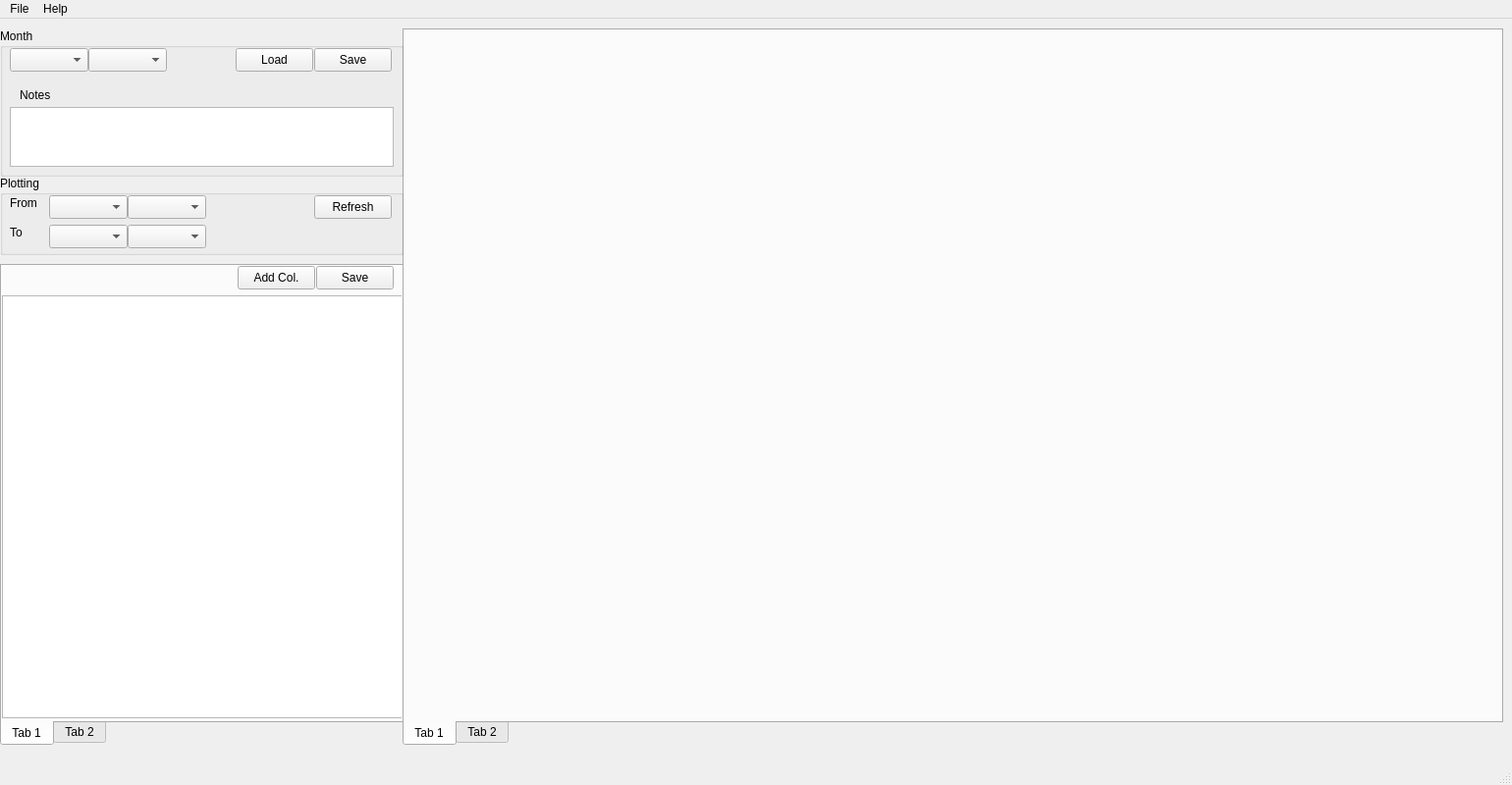
<?xml version="1.0" encoding="UTF-8"?>
<ui version="4.0">
 <author>Orion Miller</author>
 <class>OrionsApp</class>
 <widget class="QMainWindow" name="OrionsApp">
  <property name="geometry">
   <rect>
    <x>0</x>
    <y>0</y>
    <width>1540</width>
    <height>800</height>
   </rect>
  </property>
  <property name="windowTitle">
   <string>MainWindow</string>
  </property>
  <property name="tabShape">
   <enum>QTabWidget::TabShape::Triangular</enum>
  </property>
  <widget class="QWidget" name="centralwidget">
   <widget class="QTabWidget" name="tabWidget">
    <property name="geometry">
     <rect>
      <x>410</x>
      <y>10</y>
      <width>1121</width>
      <height>731</height>
     </rect>
    </property>
    <property name="contextMenuPolicy">
     <enum>Qt::ContextMenuPolicy::DefaultContextMenu</enum>
    </property>
    <property name="tabPosition">
     <enum>QTabWidget::TabPosition::South</enum>
    </property>
    <property name="currentIndex">
     <number>0</number>
    </property>
    <widget class="QWidget" name="tab">
     <property name="toolTip">
      <string>first tab</string>
     </property>
     <property name="toolTipDuration">
      <number>2</number>
     </property>
     <attribute name="title">
      <string>Tab 1</string>
     </attribute>
     <widget class="PlotWidget" name="graphBS1" native="true">
      <property name="geometry">
       <rect>
        <x>10</x>
        <y>10</y>
        <width>641</width>
        <height>341</height>
       </rect>
      </property>
     </widget>
     <widget class="PlotWidget" name="graphBS2" native="true">
      <property name="geometry">
       <rect>
        <x>10</x>
        <y>360</y>
        <width>641</width>
        <height>341</height>
       </rect>
      </property>
     </widget>
     <widget class="PlotWidget" name="graphBS3" native="true">
      <property name="geometry">
       <rect>
        <x>660</x>
        <y>10</y>
        <width>451</width>
        <height>691</height>
       </rect>
      </property>
     </widget>
    </widget>
    <widget class="QWidget" name="tab_2">
     <attribute name="title">
      <string>Tab 2</string>
     </attribute>
     <widget class="PlotWidget" name="graphIE3" native="true">
      <property name="geometry">
       <rect>
        <x>660</x>
        <y>10</y>
        <width>451</width>
        <height>691</height>
       </rect>
      </property>
     </widget>
     <widget class="PlotWidget" name="graphIE1" native="true">
      <property name="geometry">
       <rect>
        <x>10</x>
        <y>10</y>
        <width>641</width>
        <height>341</height>
       </rect>
      </property>
     </widget>
     <widget class="PlotWidget" name="graphIE2" native="true">
      <property name="geometry">
       <rect>
        <x>10</x>
        <y>360</y>
        <width>641</width>
        <height>341</height>
       </rect>
      </property>
     </widget>
    </widget>
   </widget>
   <widget class="QTabWidget" name="tabWidget_2">
    <property name="geometry">
     <rect>
      <x>0</x>
      <y>250</y>
      <width>411</width>
      <height>491</height>
     </rect>
    </property>
    <property name="tabPosition">
     <enum>QTabWidget::TabPosition::South</enum>
    </property>
    <property name="currentIndex">
     <number>0</number>
    </property>
    <widget class="QWidget" name="tab_3">
     <attribute name="title">
      <string>Tab 1</string>
     </attribute>
     <widget class="QTableView" name="tableView">
      <property name="geometry">
       <rect>
        <x>0</x>
        <y>30</y>
        <width>411</width>
        <height>431</height>
       </rect>
      </property>
     </widget>
     <widget class="QPushButton" name="pushButton_addcol">
      <property name="geometry">
       <rect>
        <x>240</x>
        <y>0</y>
        <width>79</width>
        <height>24</height>
       </rect>
      </property>
      <property name="text">
       <string>Add Col.</string>
      </property>
     </widget>
     <widget class="QPushButton" name="pushButton_saveBS">
      <property name="geometry">
       <rect>
        <x>320</x>
        <y>0</y>
        <width>79</width>
        <height>24</height>
       </rect>
      </property>
      <property name="text">
       <string>Save</string>
      </property>
     </widget>
    </widget>
    <widget class="QWidget" name="tab_4">
     <attribute name="title">
      <string>Tab 2</string>
     </attribute>
     <widget class="QComboBox" name="sheetDropdown">
      <property name="geometry">
       <rect>
        <x>0</x>
        <y>0</y>
        <width>151</width>
        <height>24</height>
       </rect>
      </property>
     </widget>
     <widget class="QPushButton" name="sheetLoad">
      <property name="geometry">
       <rect>
        <x>160</x>
        <y>0</y>
        <width>79</width>
        <height>24</height>
       </rect>
      </property>
      <property name="text">
       <string>Load</string>
      </property>
     </widget>
     <widget class="QPushButton" name="sheetSave">
      <property name="geometry">
       <rect>
        <x>320</x>
        <y>0</y>
        <width>79</width>
        <height>24</height>
       </rect>
      </property>
      <property name="text">
       <string>Save</string>
      </property>
     </widget>
     <widget class="QPushButton" name="sheetDelete">
      <property name="geometry">
       <rect>
        <x>240</x>
        <y>0</y>
        <width>79</width>
        <height>24</height>
       </rect>
      </property>
      <property name="text">
       <string>Delete</string>
      </property>
     </widget>
     <widget class="QTableView" name="sheetTable">
      <property name="geometry">
       <rect>
        <x>0</x>
        <y>30</y>
        <width>411</width>
        <height>441</height>
       </rect>
      </property>
     </widget>
    </widget>
   </widget>
   <widget class="QGroupBox" name="groupBox">
    <property name="geometry">
     <rect>
      <x>0</x>
      <y>10</y>
      <width>411</width>
      <height>151</height>
     </rect>
    </property>
    <property name="title">
     <string>Month</string>
    </property>
    <widget class="QPushButton" name="pushButton_loadmonth">
     <property name="geometry">
      <rect>
       <x>240</x>
       <y>20</y>
       <width>79</width>
       <height>24</height>
      </rect>
     </property>
     <property name="text">
      <string>Load</string>
     </property>
    </widget>
    <widget class="QPushButton" name="pushButton_savemonth">
     <property name="geometry">
      <rect>
       <x>320</x>
       <y>20</y>
       <width>79</width>
       <height>24</height>
      </rect>
     </property>
     <property name="text">
      <string>Save</string>
     </property>
    </widget>
    <widget class="QComboBox" name="comboBox_year">
     <property name="geometry">
      <rect>
       <x>10</x>
       <y>20</y>
       <width>80</width>
       <height>24</height>
      </rect>
     </property>
     <property name="maxVisibleItems">
      <number>12</number>
     </property>
     <property name="placeholderText">
      <string>Year</string>
     </property>
    </widget>
    <widget class="QComboBox" name="comboBox_month">
     <property name="geometry">
      <rect>
       <x>90</x>
       <y>20</y>
       <width>80</width>
       <height>24</height>
      </rect>
     </property>
     <property name="maxVisibleItems">
      <number>12</number>
     </property>
     <property name="placeholderText">
      <string>Month</string>
     </property>
    </widget>
    <widget class="QTextEdit" name="textEdit">
     <property name="geometry">
      <rect>
       <x>10</x>
       <y>80</y>
       <width>391</width>
       <height>61</height>
      </rect>
     </property>
    </widget>
    <widget class="QLabel" name="label_2">
     <property name="geometry">
      <rect>
       <x>20</x>
       <y>60</y>
       <width>49</width>
       <height>16</height>
      </rect>
     </property>
     <property name="text">
      <string>Notes</string>
     </property>
    </widget>
   </widget>
   <widget class="QGroupBox" name="groupBox_2">
    <property name="geometry">
     <rect>
      <x>0</x>
      <y>160</y>
      <width>411</width>
      <height>81</height>
     </rect>
    </property>
    <property name="title">
     <string>Plotting</string>
    </property>
    <property name="flat">
     <bool>false</bool>
    </property>
    <property name="checkable">
     <bool>false</bool>
    </property>
    <property name="checked">
     <bool>false</bool>
    </property>
    <widget class="QLabel" name="label_3">
     <property name="geometry">
      <rect>
       <x>10</x>
       <y>20</y>
       <width>49</width>
       <height>16</height>
      </rect>
     </property>
     <property name="text">
      <string>From</string>
     </property>
    </widget>
    <widget class="QLabel" name="label_4">
     <property name="geometry">
      <rect>
       <x>10</x>
       <y>50</y>
       <width>49</width>
       <height>16</height>
      </rect>
     </property>
     <property name="text">
      <string>To</string>
     </property>
    </widget>
    <widget class="QPushButton" name="pushButton_refresh">
     <property name="geometry">
      <rect>
       <x>320</x>
       <y>20</y>
       <width>79</width>
       <height>24</height>
      </rect>
     </property>
     <property name="text">
      <string>Refresh</string>
     </property>
     <property name="flat">
      <bool>false</bool>
     </property>
    </widget>
    <widget class="QComboBox" name="comboBox_year_2">
     <property name="geometry">
      <rect>
       <x>50</x>
       <y>20</y>
       <width>80</width>
       <height>24</height>
      </rect>
     </property>
     <property name="maxVisibleItems">
      <number>12</number>
     </property>
     <property name="placeholderText">
      <string>Year</string>
     </property>
    </widget>
    <widget class="QComboBox" name="comboBox_month_2">
     <property name="geometry">
      <rect>
       <x>130</x>
       <y>20</y>
       <width>80</width>
       <height>24</height>
      </rect>
     </property>
     <property name="maxVisibleItems">
      <number>12</number>
     </property>
     <property name="placeholderText">
      <string>Month</string>
     </property>
    </widget>
    <widget class="QComboBox" name="comboBox_month_3">
     <property name="geometry">
      <rect>
       <x>130</x>
       <y>50</y>
       <width>80</width>
       <height>24</height>
      </rect>
     </property>
     <property name="maxVisibleItems">
      <number>12</number>
     </property>
     <property name="placeholderText">
      <string>Month</string>
     </property>
    </widget>
    <widget class="QComboBox" name="comboBox_year_3">
     <property name="geometry">
      <rect>
       <x>50</x>
       <y>50</y>
       <width>80</width>
       <height>24</height>
      </rect>
     </property>
     <property name="maxVisibleItems">
      <number>12</number>
     </property>
     <property name="placeholderText">
      <string>Year</string>
     </property>
    </widget>
   </widget>
  </widget>
  <widget class="QMenuBar" name="menubar">
   <property name="geometry">
    <rect>
     <x>0</x>
     <y>0</y>
     <width>1540</width>
     <height>33</height>
    </rect>
   </property>
   <widget class="QMenu" name="menuFile">
    <property name="title">
     <string>File</string>
    </property>
    <addaction name="actionOpen"/>
   </widget>
   <widget class="QMenu" name="menuHelp">
    <property name="title">
     <string>Help</string>
    </property>
    <addaction name="actionAbout"/>
   </widget>
   <addaction name="menuFile"/>
   <addaction name="menuHelp"/>
  </widget>
  <widget class="QStatusBar" name="statusbar">
   <property name="enabled">
    <bool>true</bool>
   </property>
   <property name="cursor">
    <cursorShape>ArrowCursor</cursorShape>
   </property>
   <property name="autoFillBackground">
    <bool>false</bool>
   </property>
  </widget>
  <action name="actionOpen">
   <property name="text">
    <string>Set Workspace Directory</string>
   </property>
  </action>
  <action name="actionSave">
   <property name="text">
    <string>Save</string>
   </property>
  </action>
  <action name="actionScreenshot">
   <property name="text">
    <string>Screenshot</string>
   </property>
  </action>
  <action name="actionAbout">
   <property name="text">
    <string>About</string>
   </property>
  </action>
 </widget>
 <customwidgets>
  <customwidget>
   <class>PlotWidget</class>
   <extends>QWidget</extends>
   <header>pyqtgraph</header>
   <container>1</container>
  </customwidget>
 </customwidgets>
 <resources/>
 <connections/>
</ui>
